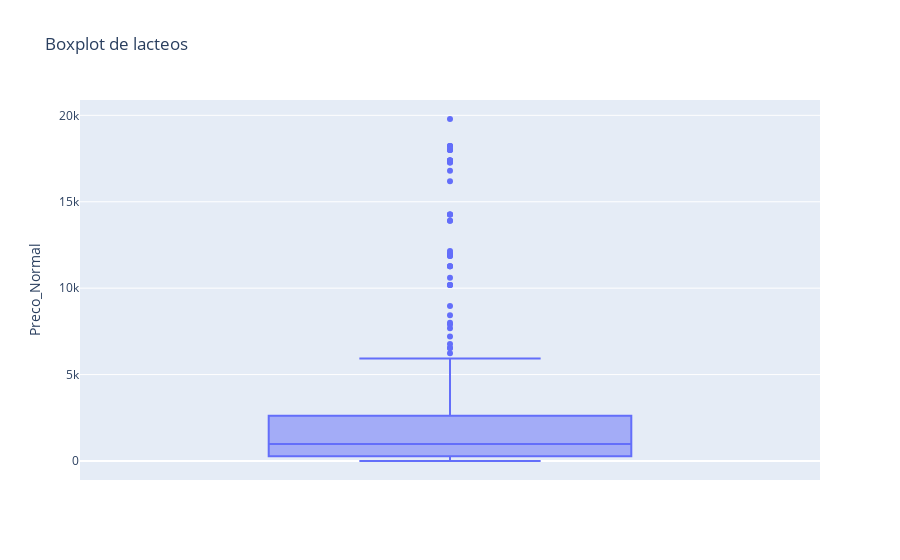

The notebook cell saved with this chart:
### Markdown cell above
Dica: Para trazer apenas os dados da categoria que você deseja você pode usar o df.loc[df['Categoria'] == 'CATEGORIA ESCOLHIDA'

### Code cell
#Seu código aqui
fig = px.box(df.loc[df['Categoria'] == 'lacteos'], y='Preco_Normal', title = 'Boxplot de lacteos')
fig.show()

### Figure 1 — Plotly figure (JSON) as saved in the notebook; plotly's stock layout.template omitted (floating-point values rounded to 4 significant figures; data arrays with more than 128 entries replaced by an {"elided": "..."} marker saying what was removed)
{"data": [{"alignmentgroup": "True", "hovertemplate": "Preco_Normal=%{y}<extra></extra>", "legendgroup": "", "marker": {"color": "#636efa"}, "name": "", "notched": false, "offsetgroup": "", "orientation": "v", "showlegend": false, "type": "box", "x0": " ", "xaxis": "x", "y": {"elided": "447 int values"}, "y0": " ", "yaxis": "y"}], "layout": {"boxmode": "group", "legend": {"tracegroupgap": 0}, "title": {"text": "Boxplot de lacteos"}, "xaxis": {"anchor": "y", "domain": [0, 1]}, "yaxis": {"anchor": "x", "domain": [0, 1], "title": {"text": "Preco_Normal"}}}}
